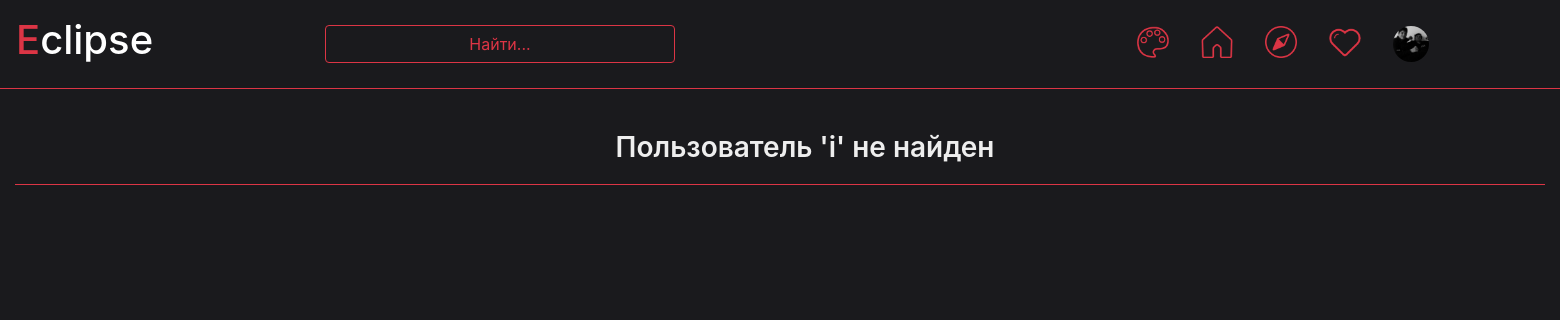
Before: /profile/i (signed in) with the older database file.
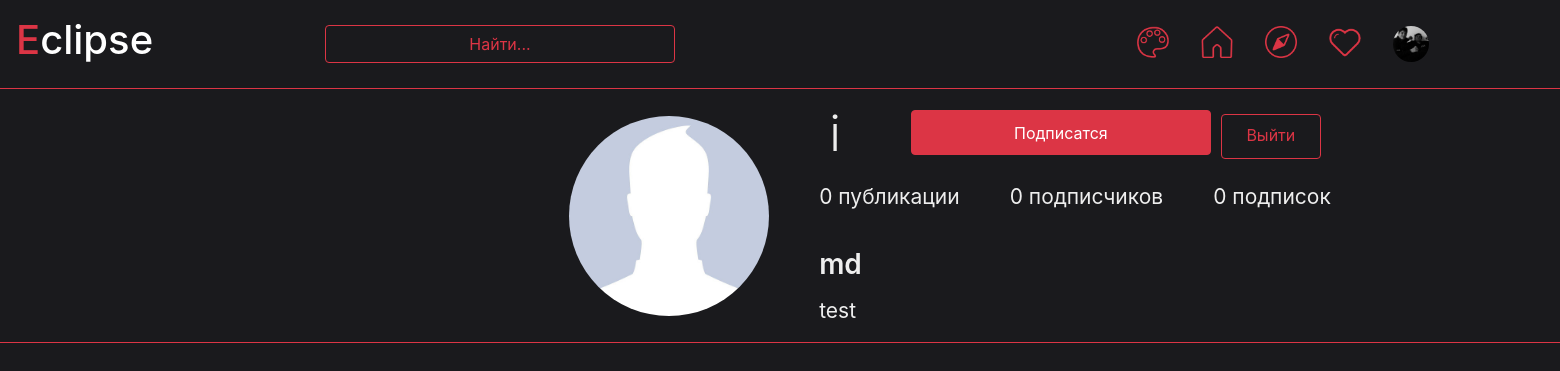
After: the same page with the newer database file.
### data/users.py (models this page shows, shortened)
class User(SqlAlchemyBase, UserMixin):
    __tablename__ = 'users'
    id = sqlalchemy.Column(sqlalchemy.Integer,
                           primary_key=True, autoincrement=True)
    name = sqlalchemy.Column(sqlalchemy.String, nullable=True)
    full_name = sqlalchemy.Column(sqlalchemy.String, nullable=True, default='')
    email = sqlalchemy.Column(sqlalchemy.String,
                              index=True, unique=True, nullable=True)
    hashed_password = sqlalchemy.Column(sqlalchemy.String, nullable=True)
    phone = sqlalchemy.Column(sqlalchemy.String, nullable=True, default='+7 ')
    about = sqlalchemy.Column(sqlalchemy.String, nullable=True)
    filename_photo = sqlalchemy.Column(sqlalchemy.String, nullable=True, default='user_data/profile_photos/default.png')
    created_date = sqlalchemy.Column(sqlalchemy.DateTime,
                                     default=datetime.datetime.now)
    other_data = None
    def __init__(self):
        if self.id is not None:
            self.load_data()
    def load_data(self):
        if os.path.isfile(f'static/user_data/additional_data/user_{self.id}.json'):
            file = open(f'static/user_data/additional_data/user_{self.id}.json', 'r')
            self.other_data = json.load(file)
        else:
            self.save_data()

### main.py (the view, shortened to what this page needs)
@app.route('/profile/<name>', methods=['GET', 'POST'])
def profile(name):    # Страница профиля
    db_sess = db_session.create_session()
    user = db_sess.query(User).filter(User.name == name).first()
    if user is None:    # Если пользователя не существует
        return render_template('profile.html', title='profile', theme=get_theme(), user_data=False)
    current_user.load_data()    # Загрузка дополнительных данных пользователя
    curr_user_data = current_user.other_data
    user.__init__()    # Загрузка дополнительных данных данного пользователя
    user_data = user.other_data
    publications = db_sess.query(Publication).filter(Publication.user_id == user.id).all()
    publications = sorted(publications, key=lambda p: p.created_date, reverse=True)
    publications = [[pub.id, pub.filename_photo] for pub in publications]
    len_pubs = len(publications)
    form = ProfileForm()
    return render_template('profile.html', title='profile', theme=get_theme(), form=form, user=user,
                           user_data=user_data, curr_user_data=curr_user_data, pubs=publications, len_pubs=len_pubs)

### forms/users.py
class ProfileForm(FlaskForm):
    submit_sub = SubmitField('Подписаться')

### data/db_session.py (called while the page is built)
def create_session() -> Session:
    global __factory
    return __factory()

### main.py (called while the page is built)
def get_theme():    # Возвращает текушую тему
    return themes[int(request.cookies.get("theme_index", 0))]

@login_manager.user_loader
def load_user(user_id):
    db_sess = db_session.create_session()
    return db_sess.query(User).get(user_id)

### templates/profile.html (shortened to what this page needs)
{% extends "base.html" %}
{% block content %}
{% if user_data %}
    <header class="d-flex flex-wrap justify-content-center py-3 mb-4 border-bottom border-bottom border-{{theme.style}}" style="margin-left: -15px; width: 1900px;">
        <div>
            <img src="{{ url_for('static', filename=user.filename_photo) }}" width="200" height="200" class="rounded-circle" style="margin-top: 20px;">
        </div>
        <nav aria-label="nav justify-content-center">
            <ol class="nav justify-content-center" style="margin-left: 50px; font-size: 44px;">
                <li class="nav-item"> <name-text>{{ user.name }}</name-text></li>
                {% if user.id == current_user.id %}
                    <li class="nav-item"> <a href="/edit_profile">
                        <button type="button" class="btn btn-outline-{{theme.style}}" style="margin-left: 70px; width: 300px; height: 45px;">Редактировать профиль</button>
                    </a></li>
                {% else %}
                    <form action="" method="post">
                        <li class="nav-item"> <a>
                            {{ form.submit_sub(type="submit", value="Подписатся", class="btn btn-" + theme.style, style="margin-left: 70px; width: 300px; height: 45px;") }}
                        </a></li>
                    </form>
                {% endif %}
                <li class="nav-item"> <a href="/logout" style="margin-top: 17.5px; margin-left: 10px; width: 100px; height: 45px;" class="btn btn-outline-{{theme.style}} nav-link px-3">Выйти</a></li>
            </ol>
            <ol class="nav justify-content-center">
                <st>{{ len_pubs }} публикации</st>
                <a href="/view_users/followers/{{user.id}}" style="margin-top: 10px"> <st>{{ user_data.followers|length }} подписчиков</st> </a>
                <a href="/view_users/subscribers/{{user.id}}" style="margin-top: 10px"> <st>{{ user_data.subscriptions|length }} подписок</st> </a>
            </ol>
            <ol class="nav justify-content-left">
                <bl-600>{{ user.full_name }}</bl-600>
            </ol>
            <ol class="nav justify-content-left">
                <st>{{ user.about }}</st>
            </ol>
        </nav>
    </header>
{% else %}
    <header class="d-flex flex-wrap justify-content-center py-3 mb-4 border-bottom border-bottom border-{{theme.style}}">
            <nav aria-label="nav justify-content-center">
                <ol class="nav justify-content-center">
                    <bl-600>Пользователь '{{ request.path.split('/')[-1] }}' не найден</bl-600>
                </ol>
            </nav>
        </header>
{% endif %}
{% endblock %}

Changed rows visible on the page:
added User: filename_photo (placeholder picture), name "i", full_name "md", about "test"
Other visible differences:
form field submit_sub: (not shown) → "Подписатся"
{{ len_pubs }}: (not shown) → "0"
{{ user_data.followers|length }}: (not shown) → "0"
{{ user_data.subscriptions|length }}: (not shown) → "0"
{{ request.path.split('/')[-1] }}: "i" → (not shown)
text no longer shown: "Пользователь ' ' не найден"
text now shown: "Выйти публикации подписчиков подписок"
